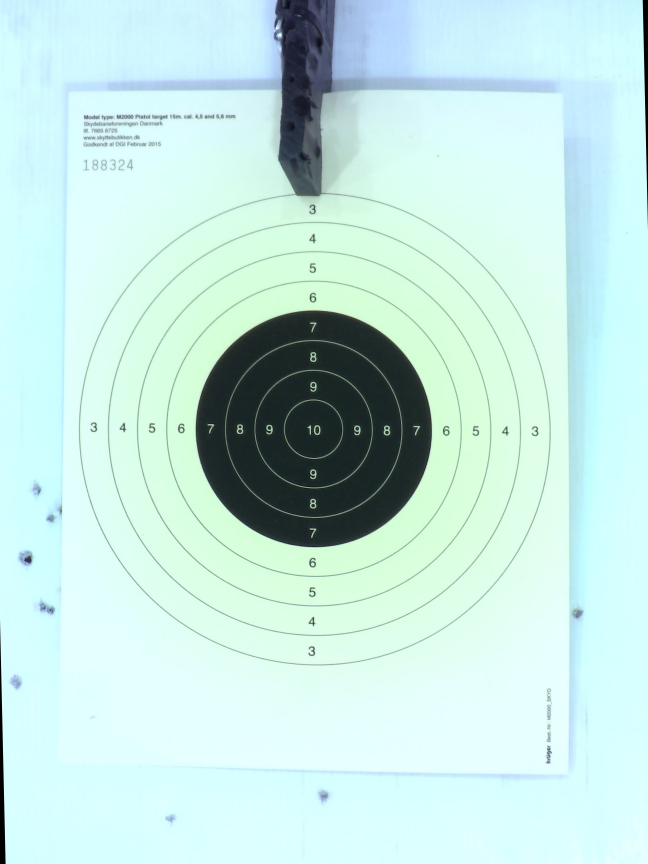
#> input picture test_frames/frame_0000_clean_target_corrected.jpg, 1944 x 2592 px, found by its file name (shown at 1/3 size); the run also reads 1 picture not shown here
$ python dark_area_detector.py
#> lines starting #> are read from the running program, lines starting #| are printed output that depends on the picture; after the words box and inside, x2 and y2 are one past the last pixel; in counts of white or black regions, pixels touching at a corner belong together
#!/usr/bin/env python3
"""
Dark Area Bullet Hole Detection
Specialized algorithms for detecting bullet holes in dark target areas (10-ring black center)
"""

import cv2
import numpy as np
from typing import List, Tuple


class DarkAreaBulletDetector:
    """
    Specialized detector for bullet holes in dark areas (black 10-ring)

    Uses multiple techniques:
    1. Texture analysis (local binary patterns)
    2. Edge enhancement
    3. Local adaptive thresholding
    4. Morphological analysis
    """

    def __init__(self):
        self.min_hole_area = 30       # Smaller minimum for subtle holes
        self.max_hole_area = 2000
        self.dark_threshold = 60       # Pixels darker than this are "dark area"
        self.texture_sensitivity = 5   # Sensitivity for texture change detection

    def detect_in_dark_area(self, before_image, after_image,
                           dark_mask=None) -> List[Tuple]:
        """
        Detect bullet holes specifically in dark areas

        Args:
            before_image: Reference image (grayscale or BGR)
            after_image: Current image (grayscale or BGR)
            dark_mask: Optional mask of dark regions (if None, auto-detect)

        Returns:
            List of detected holes: [(x, y, radius, score, area, circularity), ...]
        """
        # Convert to grayscale if needed
        if len(before_image.shape) == 3:
            before_gray = cv2.cvtColor(before_image, cv2.COLOR_BGR2GRAY)
        else:
            before_gray = before_image

        if len(after_image.shape) == 3:
            after_gray = cv2.cvtColor(after_image, cv2.COLOR_BGR2GRAY)
        else:
            after_gray = after_image

        # Create dark area mask if not provided
        if dark_mask is None:
            dark_mask = self._create_dark_mask(before_gray)

        # Apply multiple detection methods
        holes_texture = self._detect_by_texture_change(before_gray, after_gray, dark_mask)
        holes_edge = self._detect_by_edge_enhancement(before_gray, after_gray, dark_mask)
        holes_local = self._detect_by_local_threshold(before_gray, after_gray, dark_mask)

        # Merge results from all methods
        all_holes = holes_texture + holes_edge + holes_local

        # Remove duplicates (holes detected by multiple methods)
        merged_holes = self._merge_duplicate_detections(all_holes)

        return merged_holes

    def _create_dark_mask(self, gray_image):
        """Create binary mask of dark areas"""
        _, dark_mask = cv2.threshold(gray_image, self.dark_threshold, 255, cv2.THRESH_BINARY_INV)

        # Clean up mask
        kernel = cv2.getStructuringElement(cv2.MORPH_ELLIPSE, (5, 5))
        dark_mask = cv2.morphologyEx(dark_mask, cv2.MORPH_CLOSE, kernel)
        dark_mask = cv2.morphologyEx(dark_mask, cv2.MORPH_OPEN, kernel)

        return dark_mask

    def _detect_by_texture_change(self, before_gray, after_gray, dark_mask):
        """
        Detect holes by texture disruption in dark areas
        Uses local standard deviation to measure texture
        """
        # Calculate local texture (standard deviation in local windows)
        def local_texture(img, ksize=7):
            """Calculate local standard deviation"""
            mean = cv2.blur(img.astype(np.float32), (ksize, ksize))
            mean_sq = cv2.blur((img.astype(np.float32) ** 2), (ksize, ksize))
            variance = mean_sq - (mean ** 2)
            variance = np.maximum(variance, 0)  # Handle numerical errors
            std_dev = np.sqrt(variance)
            return std_dev.astype(np.uint8)

        texture_before = local_texture(before_gray)
        texture_after = local_texture(after_gray)

        # Calculate texture difference
        texture_diff = cv2.absdiff(texture_before, texture_after)

        # Apply dark mask
        texture_diff = cv2.bitwise_and(texture_diff, texture_diff, mask=dark_mask)

        # Threshold texture changes
        _, texture_thresh = cv2.threshold(texture_diff, self.texture_sensitivity, 255, cv2.THRESH_BINARY)

        # Find contours
        holes = self._extract_hole_contours(texture_thresh, after_gray)

        return holes

    def _detect_by_edge_enhancement(self, before_gray, after_gray, dark_mask):
        """
        Detect holes by edge enhancement in dark areas
        Enhances subtle edges that appear from bullet holes
        """
        # Apply CLAHE (Contrast Limited Adaptive Histogram Equalization) to dark regions
        clahe = cv2.createCLAHE(clipLimit=3.0, tileGridSize=(8, 8))

        before_enhanced = before_gray.copy()
        after_enhanced = after_gray.copy()

        # Only enhance dark areas
        before_enhanced = cv2.bitwise_and(before_enhanced, before_enhanced, mask=dark_mask)
        after_enhanced = cv2.bitwise_and(after_enhanced, after_enhanced, mask=dark_mask)

        before_enhanced = clahe.apply(before_enhanced)
        after_enhanced = clahe.apply(after_enhanced)

        # Detect edges using Canny
        edges_before = cv2.Canny(before_enhanced, 30, 100)
        edges_after = cv2.Canny(after_enhanced, 30, 100)

        # Find new edges (appeared in after image)
        new_edges = cv2.subtract(edges_after, edges_before)

        # Apply dark mask
        new_edges = cv2.bitwise_and(new_edges, new_edges, mask=dark_mask)

        # Dilate edges slightly to form regions
        kernel = cv2.getStructuringElement(cv2.MORPH_ELLIPSE, (3, 3))
        new_edges = cv2.dilate(new_edges, kernel, iterations=2)

        # Find contours
        holes = self._extract_hole_contours(new_edges, after_gray)

        return holes

    def _detect_by_local_threshold(self, before_gray, after_gray, dark_mask):
        """
        Detect holes using local adaptive thresholding
        Sensitive to subtle brightness changes in dark regions
        """
        # Calculate absolute difference
        diff = cv2.absdiff(before_gray, after_gray)

        # Apply dark mask
        diff = cv2.bitwise_and(diff, diff, mask=dark_mask)

        # Use very sensitive threshold for dark areas
        _, diff_thresh = cv2.threshold(diff, 3, 255, cv2.THRESH_BINARY)

        # Morphological operations to clean noise
        kernel = cv2.getStructuringElement(cv2.MORPH_ELLIPSE, (3, 3))
        diff_thresh = cv2.morphologyEx(diff_thresh, cv2.MORPH_OPEN, kernel)
        diff_thresh = cv2.morphologyEx(diff_thresh, cv2.MORPH_CLOSE, kernel)

        # Find contours
        holes = self._extract_hole_contours(diff_thresh, after_gray)

        return holes

    def _extract_hole_contours(self, binary_mask, reference_gray):
        """
        Extract hole candidates from binary mask

        Args:
            binary_mask: Binary image with potential holes
            reference_gray: Grayscale image for additional validation

        Returns:
            List of holes: [(x, y, radius, score, area, circularity), ...]
        """
        # Find contours
        contours, _ = cv2.findContours(binary_mask, cv2.RETR_EXTERNAL, cv2.CHAIN_APPROX_SIMPLE)

        holes = []

        for contour in contours:
            area = cv2.contourArea(contour)

            # Filter by size
            if area < self.min_hole_area or area > self.max_hole_area:
                continue

            # Calculate circularity
            perimeter = cv2.arcLength(contour, True)
            if perimeter == 0:
                continue

            circularity = 4 * np.pi * area / (perimeter * perimeter)

            # More lenient circularity for dark areas (holes may appear irregular)
            if circularity < 0.15:  # Very lenient
                continue

            # Get center and radius
            (x, y), radius = cv2.minEnclosingCircle(contour)
            x, y = int(x), int(y)
            radius = int(radius)

            # Calculate confidence score
            # For dark areas, prioritize area and shape over darkness
            area_score = min(area / 500.0, 1.0)  # Normalize to 0-1
            shape_score = circularity

            confidence = area_score * 0.5 + shape_score * 0.5

            holes.append((x, y, radius, confidence, area, circularity))

        # Sort by confidence
        holes.sort(key=lambda h: h[3], reverse=True)

        return holes

    def _merge_duplicate_detections(self, all_holes, distance_threshold=20):
        """
        Merge holes detected by multiple methods (remove duplicates)

        Args:
            all_holes: List of all detected holes from multiple methods
            distance_threshold: Max distance in pixels to consider holes as duplicates

        Returns:
            Merged list of unique holes
        """
        if not all_holes:
            return []

        # Sort by confidence
        sorted_holes = sorted(all_holes, key=lambda h: h[3], reverse=True)

        merged = []

        for hole in sorted_holes:
            x, y = hole[0], hole[1]

            # Check if this hole is a duplicate of an already added hole
            is_duplicate = False
            for merged_hole in merged:
                mx, my = merged_hole[0], merged_hole[1]
                distance = np.sqrt((x - mx)**2 + (y - my)**2)

                if distance < distance_threshold:
                    is_duplicate = True
                    break

            if not is_duplicate:
                merged.append(hole)

        return merged


def test_dark_area_detection():
    """Test dark area detection on sample frames"""
    print("🎯 Testing Dark Area Bullet Hole Detection")
    print("=" * 60)

    # Load test frames (use corrected frames)
    before_path = "test_frames/frame_0000_clean_target_corrected.jpg"
    after_path = "test_frames/frame_0900_near_end_corrected.jpg"

    before = cv2.imread(before_path)
#> before is the input picture: shape (2592, 1944, 3); mean B, G, R 224.7, 230.2, 196.5
    after = cv2.imread(after_path)

    if before is None or after is None:
        print("❌ Could not load test frames")
        return

    print(f"✅ Loaded test frames:")
    print(f"   Before: {before_path}")
    print(f"   After:  {after_path}")

    # Convert to grayscale
    before_gray = cv2.cvtColor(before, cv2.COLOR_BGR2GRAY)
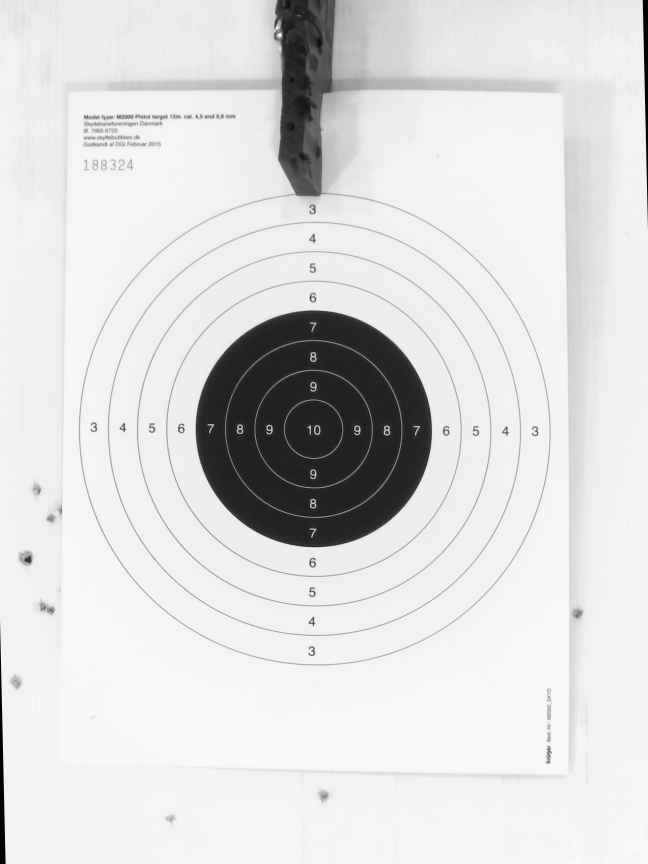
#> before_gray: shape (2592, 1944) (shown at 1/3 size); min 0, max 253, mean 219.5
    after_gray = cv2.cvtColor(after, cv2.COLOR_BGR2GRAY)

    # Create detector
    detector = DarkAreaBulletDetector()

    # Detect holes
    print(f"\n🔍 Detecting bullet holes in dark areas...")
    holes = detector.detect_in_dark_area(before_gray, after_gray)
#> in _create_dark_mask, `_, dark_mask = cv2.threshold(gray_image, self.dark_threshold, 255, cv2..`:
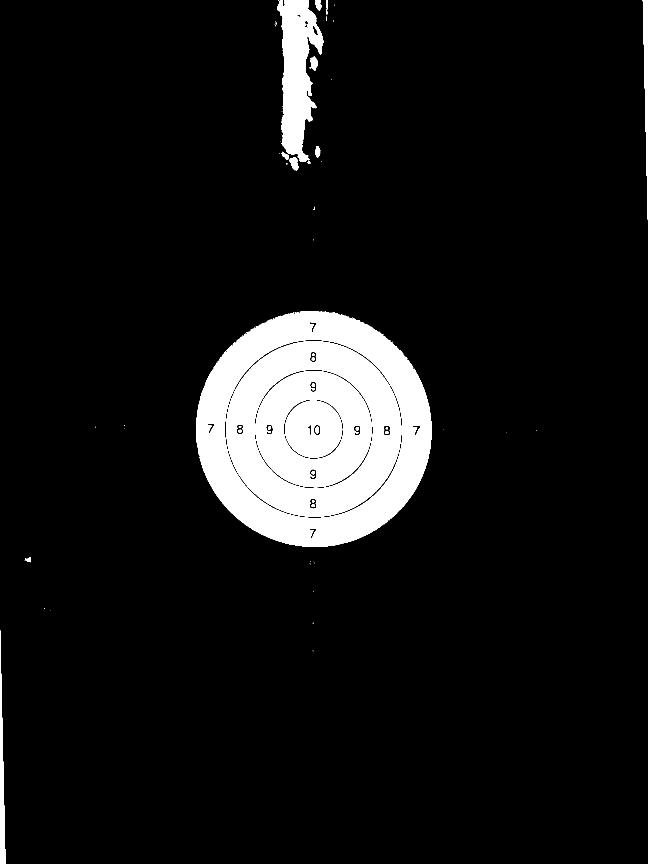
#> dark_mask: shape (2592, 1944) (shown at 1/3 size); 8.4% white; 123 white regions (93 under 20 px), largest, box (x1, y1, x2, y2) and area: (588, 933, 1295, 1641) 164465, (678, 1024, 1204, 1551) 114821, (767, 1113, 1115, 1462) 68109
#> in local_texture, `mean_sq = cv2.blur((img.astype(np.float32) ** 2), (ksize, ksize))`:
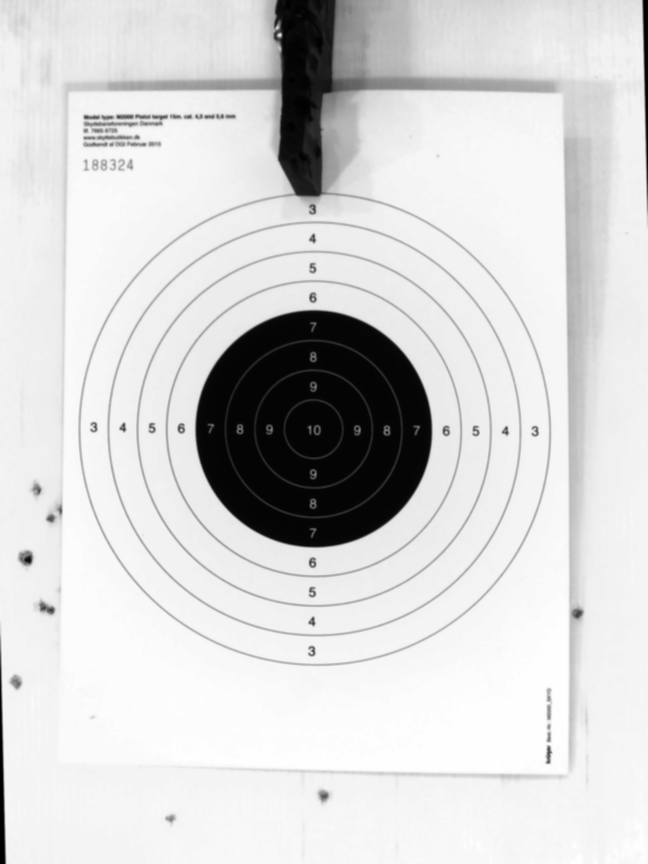
#> mean_sq: shape (2592, 1944) float32 (shown at 1/3 size); min 0, max 61564.9, mean 51700.5; drawn with min black and max white
#> in _detect_by_texture_change, `_, texture_thresh = cv2.threshold(texture_diff, self.texture_sensitivi..`:
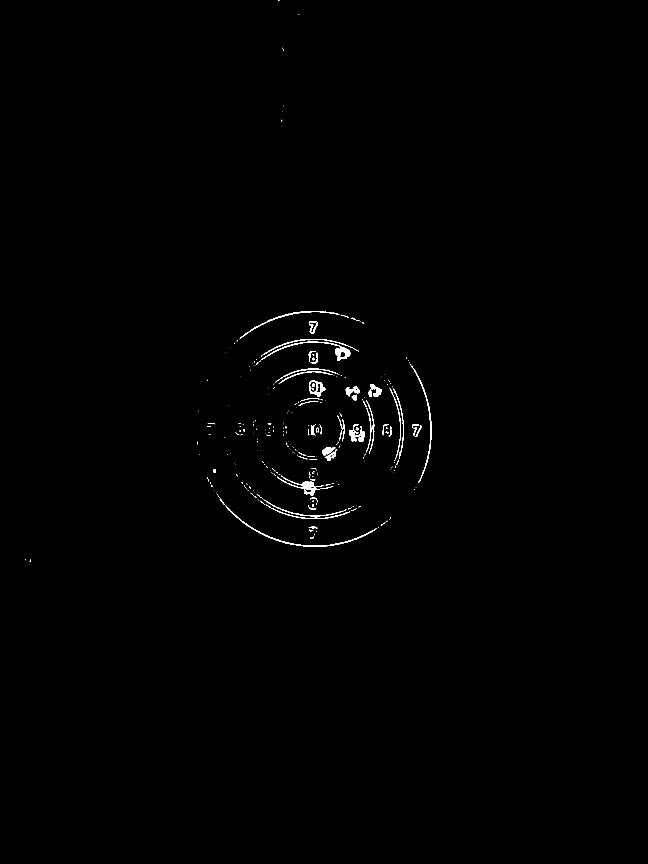
#> texture_thresh: shape (2592, 1944) (shown at 1/3 size); 0.39% white; 373 white regions (298 under 20 px)
#> in _extract_hole_contours, `contours, _ = cv2.findContours(binary_mask, cv2.RETR_EXTERNAL, cv2.CHA..`: contours = 371 contours, 319 with area under 20; largest, box (x1, y1, x2, y2) and area: (784, 1025, 1051, 1082) 1676, (927, 1142, 976, 1190) 1464, (831, 1430, 960, 1486) 1218, (717, 1555, 1130, 1641) 1024, (1047, 1273, 1094, 1325) 947
#> the loop in _extract_hole_contours, `for contour in contours:` made 371 passes
#> area on passes 5, 8, 22: 27.5, 27.5, 27
#> after the loop in _extract_hole_contours, `for contour in contours:`: holes = 15 items
#> in _detect_by_edge_enhancement, `new_edges = cv2.dilate(new_edges, kernel, iterations=2)`:
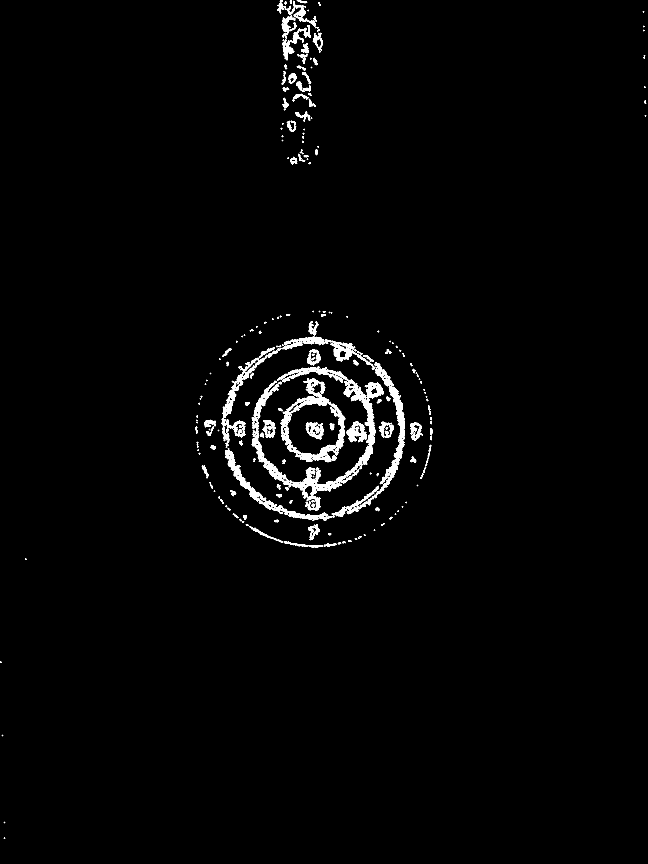
#> new_edges: shape (2592, 1944) (shown at 1/3 size); 1.7% white; 279 white regions (95 under 20 px)
#> in _extract_hole_contours (call 2), `contours, _ = cv2.findContours(binary_mask, cv2.RETR_EXTERNAL, cv2.CHA..`: contours = 272 contours, 117 with area under 20; largest, box (x1, y1, x2, y2) and area: (841, 1134, 1036, 1387) 29508, (755, 1098, 1152, 1533) 20905, (1122, 1159, 1215, 1495) 5292, (846, 1009, 1119, 1098) 4645, (675, 1344, 831, 1529) 3690
#> the loop in _extract_hole_contours (call 2), `for contour in contours:` made 272 passes
#> (area, perimeter, circularity) on passes 10, 18, 34: (295, 186.9, 0.106), (452, 280.3, 0.0723), (413.5, 221.9, 0.105)
#> in _detect_by_edge_enhancement, `holes = self._extract_hole_contours(new_edges, after_gray)`: holes = 107 items
#> in _detect_by_local_threshold, `diff_thresh = cv2.morphologyEx(diff_thresh, cv2.MORPH_OPEN, kernel)`:
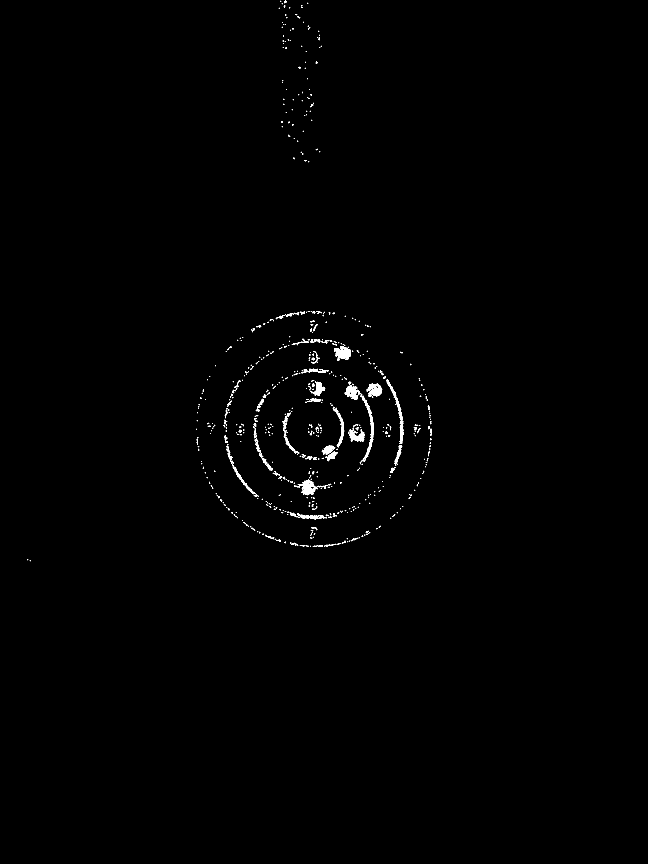
#> diff_thresh: shape (2592, 1944) (shown at 1/3 size); 0.47% white; 712 white regions (566 under 20 px), largest, box (x1, y1, x2, y2) and area: (1158, 1138, 1211, 1332) 1340, (1003, 1038, 1053, 1080) 1295, (897, 1439, 954, 1486) 1263
#> in _extract_hole_contours (call 3), `contours, _ = cv2.findContours(binary_mask, cv2.RETR_EXTERNAL, cv2.CHA..`: contours = 626 contours, 536 with area under 20; largest, box (x1, y1, x2, y2) and area: (897, 1439, 963, 1486) 1368, (1003, 1038, 1053, 1082) 1312, (1081, 1180, 1122, 1387) 1268, (1158, 1138, 1211, 1332) 1242, (1100, 1150, 1147, 1191) 1184
#> in _detect_by_local_threshold, `holes = self._extract_hole_contours(diff_thresh, after_gray)`: holes = 50 items
#> in detect_in_dark_area, `all_holes = holes_texture + holes_edge + holes_local`: all_holes = 172 items
#> the loop in _merge_duplicate_detections, `for hole in sorted_holes:` made 172 passes
#> (hole, x, y) on passes 1 to 3: ((876, 234, 16, 0.831, 513, 0.662), 876, 234), ((948, 1163, 26, 0.787, 1464, 0.574), 948, 1163), ((805, 1285, 28, 0.737, 1385, 0.473), 805, 1285)

    print(f"   Found {len(holes)} holes in dark areas")
#|    Found 130 holes in dark areas

    # Display results
    if holes:
        print(f"\n📊 Detected holes:")
        for i, (x, y, radius, confidence, area, circularity) in enumerate(holes):
            print(f"      Hole #{i+1}:")
            print(f"         Position: ({x}, {y})")
            print(f"         Radius: {radius}px")
            print(f"         Area: {area}px")
            print(f"         Circularity: {circularity:.3f}")
            print(f"         Confidence: {confidence:.3f}")
#> this loop made 130 passes
#> (x, y, radius, confidence, area, circularity) on passes 1 to 8: (876, 234, 16, 0.831, 513, 0.662), (948, 1163, 26, 0.787, 1464, 0.574), (805, 1285, 28, 0.737, 1385, 0.473), (985, 1349, 20, 0.686, 562.5, 0.373), (1122, 1172, 23, 0.677, 1183.5, 0.353), (1026, 1058, 26, 0.644, 1311.5, 0.287), (1057, 1178, 23, 0.64, 1091.5, 0.28), (940, 1596, 26, 0.638, 776, 0.277)
#> (printed output is left out)

    # Create visualization
    result = after.copy()

    for i, (x, y, radius, confidence, area, circularity) in enumerate(holes):
        # Color based on confidence
        if confidence > 0.5:
            color = (0, 255, 0)  # Green
        elif confidence > 0.3:
            color = (0, 255, 255)  # Yellow
        else:
            color = (0, 165, 255)  # Orange

        # Draw circle
        cv2.circle(result, (x, y), radius + 5, color, 2)
        cv2.circle(result, (x, y), 3, color, -1)

        # Add label
        cv2.putText(result, f"#{i+1}", (x - 15, y - radius - 10),
                   cv2.FONT_HERSHEY_SIMPLEX, 0.5, color, 2)
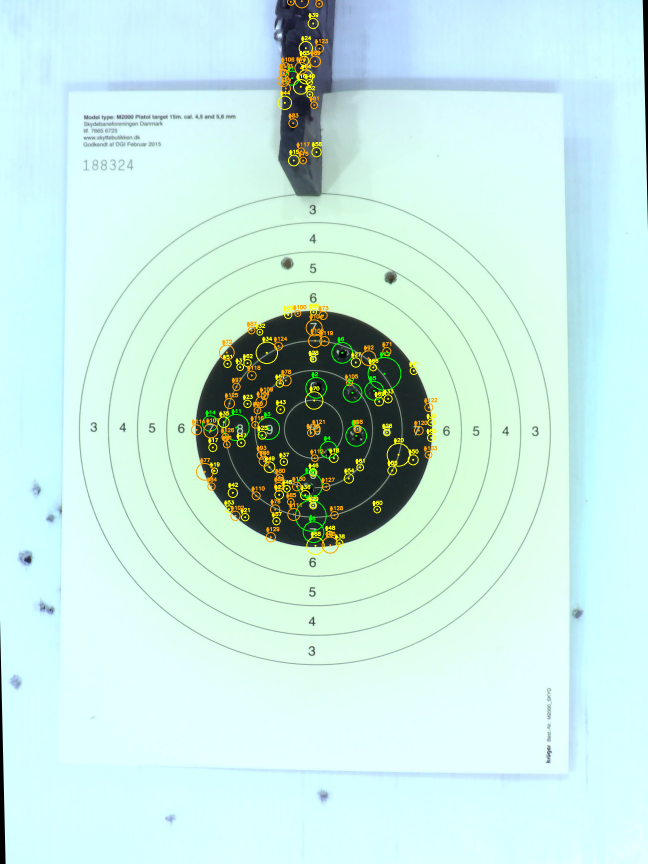
#> result: shape (2592, 1944, 3) (shown at 1/3 size); mean B, G, R 223.7, 232.3, 198.9

    # Save result
    import os
    output_dir = "test_outputs/dark_area_detection"
    os.makedirs(output_dir, exist_ok=True)

    output_path = os.path.join(output_dir, "dark_area_detection_result.jpg")
    cv2.imwrite(output_path, result)

    print(f"\n💾 Saved result to: {output_path}")
    print(f"✅ Test complete!")

    return holes


if __name__ == "__main__":
    test_dark_area_detection()
